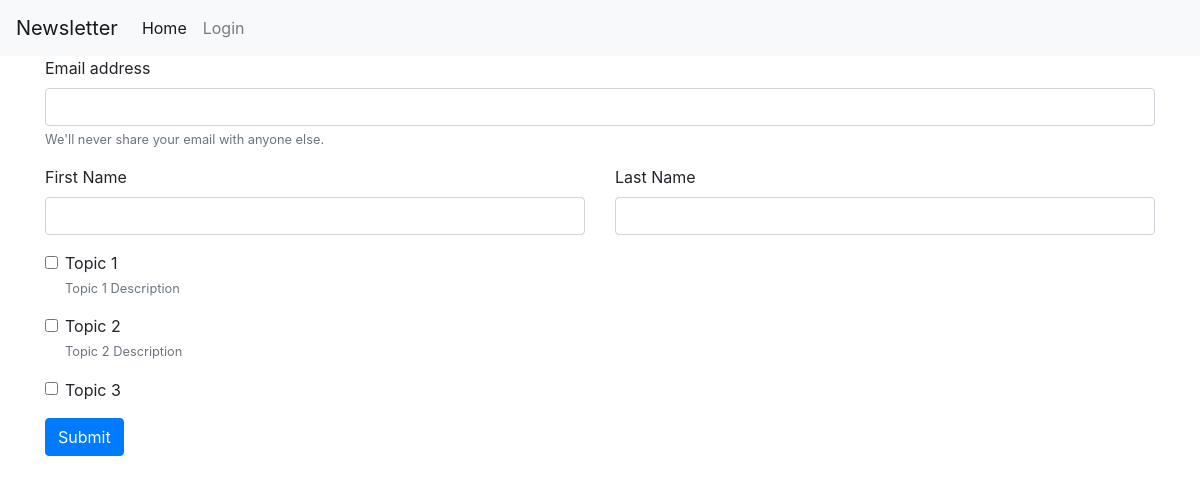
The page / on the database its author committed.
### tables this page shows
CREATE TABLE `topics` (
  `id` int(11) NOT NULL,
  `name` varchar(255) NOT NULL,
  `description` text DEFAULT NULL
);

### includes/home.php (called while the page is built)
<?php
$result = mysqli_query($link, 'SELECT * FROM topics');
$topics = [];
while ($row = mysqli_fetch_assoc($result)) {
    $topics[] = $row;
}
require_once __DIR__ . '/../views/home.php';

### index.php (called while the page is built, shortened)
<?php
if (isset($_GET['page'])) {
    $page = $_GET['page'];
} else {
    $page = 'home';
}
require_once "includes/${page}.php";
?>

### views/home.php (the view)
<?php require_once __DIR__ . '/partials/header.php'; ?>
<form action="index.php?page=subscribe" method="post">
    <div class="form-group">
        <label for="email">Email address</label>
        <input type="email" class="form-control" id="email" name="email">
        <small class="form-text text-muted">We'll never share your email with anyone else.</small>
    </div>
    <div class="row">
        <div class="form-group col">
            <label for="firstname">First Name</label>
            <input type="text" class="form-control" id="firstname" name="firstname">
        </div>
        <div class="form-group col">
            <label for="lastname">Last Name</label>
            <input type="text" class="form-control" id="lastname" name="lastname">
        </div>
    </div>
    <?php foreach ($topics as $topic): ?>
        <div class="form-group form-check">
            <input type="checkbox" class="form-check-input" id="topics[<?php echo $topic['id']; ?>]" name="topics[<?php echo $topic['id']; ?>]">
            <label class="form-check-label" for="topics[<?php echo $topic['id']; ?>]">
                <?php echo $topic['name']; ?>
            </label>
            <?php if (!empty($topic['description'])): ?>
                <small class="form-text text-muted"><?php echo $topic['description']; ?></small>
            <?php endif; ?>
        </div>
    <?php endforeach; ?>
    <button type="submit" class="btn btn-primary">Submit</button>
</form>
<?php require_once __DIR__ . '/partials/footer.php'; ?>

### rows shown on the page
topics: name "Topic 1", description "Topic 1 Description"
topics: name "Topic 2", description "Topic 2 Description"
topics: name "Topic 3"
